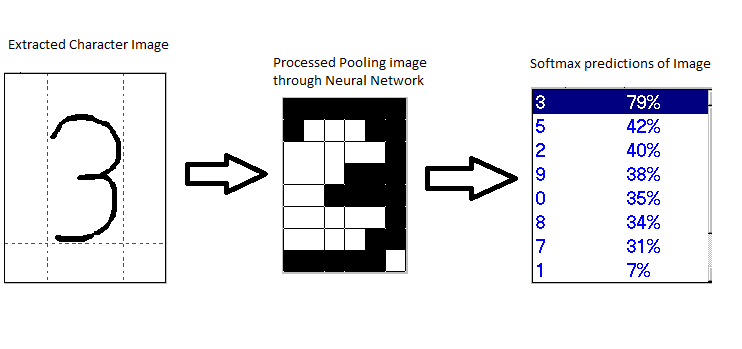
#> input picture Character Recognition.PNG, 742 x 349 px, given in place of sample.jpg, which was not available
$ jupyter execute --allow-errors 4_Simple_steps_in_Building_OCR1.ipynb   (shell and % lines are left out)   (older library calls are emulated)   (text cells are left out)
#> lines starting #> are read from the running program, lines starting #| are printed output that depends on the picture; after the words box and inside, x2 and y2 are one past the last pixel; in counts of white or black regions, pixels touching at a corner belong together; pictures that were not available may be replaced by others from this repository, and a replacement may not be noted
[cell 1]
import pandas as pd
import numpy as np
import PIL
import os
import json
import cv2
import os
import numpy as np
from collections import Counter
import shutil
import sklearn
import sklearn.metrics as metrics
import pytesseract
from matplotlib.pyplot import imshow

# Simple CNN model for CIFAR-10
import keras
from keras.layers import Dense,Dropout,Flatten, Activation,Conv1D,MaxPooling1D,LSTM,Embedding,Input,Conv2D
from keras.layers.convolutional import Conv2D,MaxPooling2D
from keras.constraints import maxnorm
from keras.optimizers import SGD
from keras.utils import np_utils
from keras.models import Model
from keras.preprocessing import sequence
from keras import backend as K

# import keras_metrics
K.set_image_data_format('channels_first')
#> (this line was passed over: keras is not available in this run)
# K.set_image_dim_ordering('th')
import tensorflow as tf
# Plot ad hoc CIFAR10 instances
from keras.datasets import cifar10
from matplotlib import pyplot
from scipy.misc import toimage


def as_keras_metric(method):
    import functools
    from keras import backend as K
    import tensorflow as tf
    @functools.wraps(method)
    def wrapper(self, args, **kwargs):
        """ Wrapper for turning tensorflow metrics into keras metrics """
        value, update_op = method(self, args, **kwargs)
        K.get_session().run(tf.local_variables_initializer())
        with tf.control_dependencies([update_op]):
            value = tf.identity(value)
        return value
    return wrapper

@as_keras_metric
def auc_pr(y_true, y_pred, curve='PR'):
    return tf.metrics.auc(y_true, y_pred, curve=curve)

# load data
#(X_train, y_train), (X_test, y_test) = cifar10.load_data()
from IPython.display import Image

[cell 2]
print("Stages of Optical Character Recognition")
Image(filename='OCR_Algorithm.PNG')

[cell 3]
pytesseract.pytesseract.tesseract_cmd = r"C:\Program Files\Tesseract-OCR\tesseract.exe"
file =  r'sample.jpg'
#file = r'output2/sample.jpg'
image = PIL.Image.open(file)
#> image is the input picture: PIL image 742x349 RGBA; mean R, G, B, A 230.9, 230.6, 234.1, 255
#> (the rest of this cell did not finish here and is left out)

[cell 4]
file =  r'sample.jpg'

im1 = cv2.imread(file, 0)
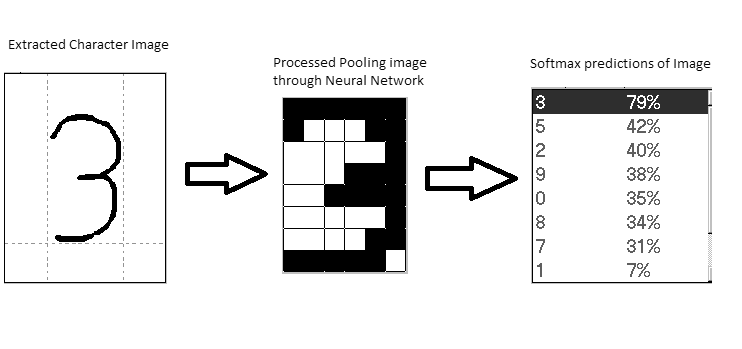
#> im1: shape (349, 742); min 0, max 255, mean 232.2
im = cv2.imread(file)

ret,thresh1 = cv2.threshold(im1,180,255,cv2.THRESH_BINARY_INV)
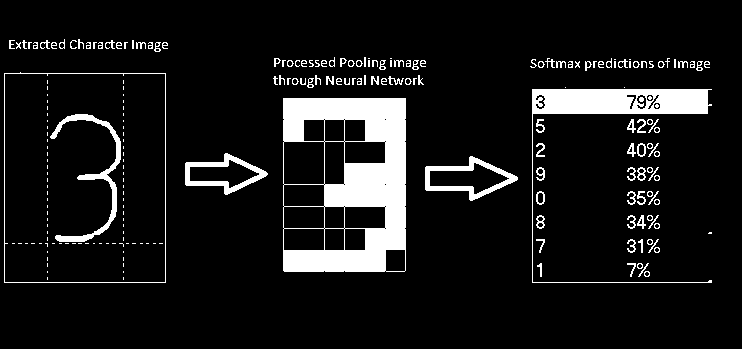
#> thresh1: shape (349, 742); 9.5% white; 224 white regions (111 under 20 px), largest, box (x1, y1, x2, y2) and area: (283, 98, 406, 272) 11838, (532, 89, 712, 283) 4490, (50, 114, 121, 242) 1344
kernel = np.ones((5,5),np.uint8)
dilated = cv2.dilate(thresh1,kernel,iterations = 2)
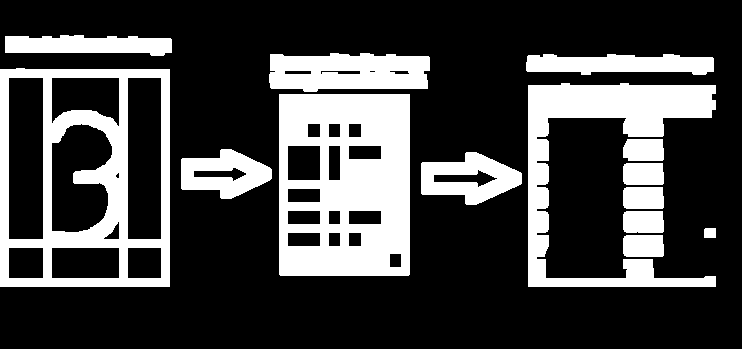
#> dilated: shape (349, 742); 26.1% white; 14 white regions
contours, hierarchy = cv2.findContours(dilated,cv2.RETR_TREE,cv2.CHAIN_APPROX_SIMPLE)
#> contours = 43 contours, 2 with area under 20; largest, box (x1, y1, x2, y2) and area: (0, 68, 170, 287) 36682, (279, 94, 410, 276) 23529, (528, 83, 716, 287) 11632, (8, 77, 44, 240) 5668, (127, 77, 162, 240) 5506
cordinates = []
for cnt in contours:
    x,y,w,h = cv2.boundingRect(cnt)
    cordinates.append((x,y,w,h))
    #bound the images
    cv2.rectangle(im,(x,y),(x+w,y+h),(0,255,0),1)
#> this loop made 43 passes
#> (x, y, w, h) on passes 1 to 12: (623, 235, 41, 22), (704, 228, 12, 10), (623, 211, 41, 22), (623, 187, 41, 22), (623, 163, 41, 22), (421, 152, 101, 53), (433, 169, 65, 19), (181, 149, 91, 50), (193, 167, 54, 15), (623, 139, 41, 22), (279, 94, 131, 182), (389, 253, 13, 15)
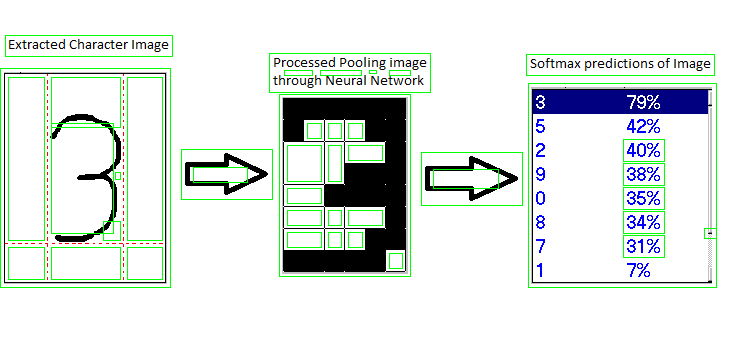
#> im: shape (349, 742, 3); mean B, G, R 226.3, 230.8, 223
#> after the loop, cordinates = 43 items, first 6: (623, 235, 41, 22), (704, 228, 12, 10), (623, 211, 41, 22), (623, 187, 41, 22), (623, 163, 41, 22), (421, 152, 101, 53)

# cv2.namedWindow('BindingBox', cv2.WINDOW_NORMAL)
cv2.imwrite('BindingBox4.jpg',im)

from IPython.display import Image
Image(filename='BindingBox4.jpg',width=800,height=400)

[cell 5]
import pickle

[cell 6]
# open a file, where you ant to store the data
file = open('Cordinates', 'wb')
# dump information to that file
pickle.dump(cordinates, file)
# close the file
file.close()

[cell 7]
file = r"sample.jpg"
im1 = cv2.imread(file,0)
im = cv2.imread(file)

ret,thresh1 = cv2.threshold(im1,180,278,cv2.THRESH_BINARY)
#> thresh1: shape (349, 742); 90.5% white; 224 black regions (111 under 20 px)
contours, hierarchy = cv2.findContours(thresh1,cv2.RETR_TREE,cv2.CHAIN_APPROX_SIMPLE)
#> contours = 328 contours, 167 with area under 20; largest, box (x1, y1, x2, y2) and area: (0, 0, 742, 349) 257868, (3, 71, 167, 284) 34392, (5, 74, 165, 282) 32902, (282, 97, 407, 273) 12091, (531, 88, 713, 284) 5321
for cnt in contours:
    x,y,w,h = cv2.boundingRect(cnt)
    cv2.rectangle(im,(x,y),(x+w,y+h),(0,255,0),1)
#> this loop made 328 passes
#> (x, y, w, h) on passes 2 to 4: (643, 270, 8, 8), (645, 272, 4, 4), (385, 270, 21, 3)
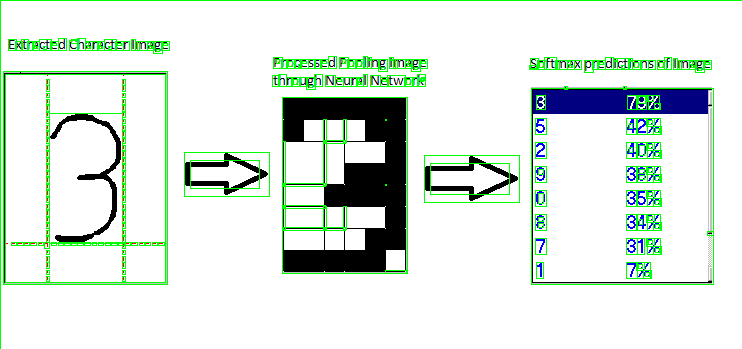
#> im: shape (349, 742, 3); mean B, G, R 223.1, 232.5, 220.1
i=0
for cnt in contours:
    x,y,w,h = cv2.boundingRect(cnt)
    if w>100 and h>100:
        #save individual images
        cv2.imwrite(str(i)+".jpg",thresh1[y:y+h,x:x+w])
        i=i+1
#> this loop made 328 passes
#> (cnt, x, y, w, h) on pass 1: ([[0, 0], [0, 348], [741, 348], [741, 0]], 0, 0, 742, 349)
#> (x, y, w, h) on passes 2 to 7: (643, 270, 8, 8), (645, 272, 4, 4), (385, 270, 21, 3), (637, 262, 13, 16), (636, 262, 8, 8), (638, 264, 4, 4)
#> after the loop, i = 5
# cv2.namedWindow('BindingBox', cv2.WINDOW_NORMAL)
cv2.imwrite('BindingBox3.jpg',im)
from IPython.display import Image
Image(filename='BindingBox3.jpg',width=800,height=400)

[cell 8]
# read the image and get the dimensions
img = cv2.imread(file)
h, w, _ = img.shape # assumes color image
#> h = 349; w = 742

# run tesseract, returning the bounding boxes
#> (the rest of this cell did not finish here and is left out)

[cell 9]
4# For each contour, find the bounding rectangle and draw it
count = 0
for component in zip(contours, hierarchy[0]):
    currentContour = component[0]
    currentHierarchy = component[1]
    x,y,w,h = cv2.boundingRect(currentContour)
    if currentHierarchy[3] <= 0:
        # these are the outermost parent components
        cv2.rectangle(im,(x,y),(x+w,y+h),(0,0,128),1)
        count = count + 1
        letter = im[y:y+h,x:x+w]
        # Create a folder of output to store each cropped letter image
        cv2.imwrite('output2/letters/l-{}.jpg'.format(count),letter)
#> this loop made 328 passes
#> (currentContour, currentHierarchy, x, y, w, h, count) on pass 1: ([[0, 0], [0, 348], [741, 348], [741, 0]], [-1, -1, 1, -1], 0, 0, 742, 349, 1)
#> (currentHierarchy, x, y, w, h, count) on pass 2: ([3, -1, 2, 0], 643, 270, 8, 8, 2)
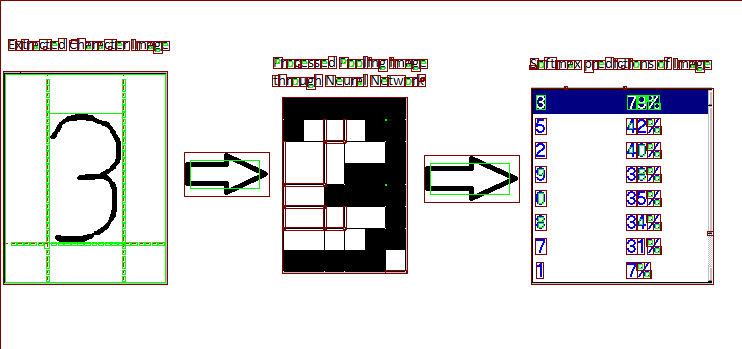
#> im: shape (349, 742, 3); 3.48% of pixels changed, all inside (x1, y1, x2, y2) = (0, 0, 742, 349)
#     elif currentHierarchy[2] < 0:
#         # these are the innermost child components
#         cv2.rectangle(img,(x,y),(x+w,y+h),(0,255,0),3)

# Finally show the image
cv2.imwrite('img.jpg',im)
print(count)
#| 172

$ run again, on OCR workflow.PNG
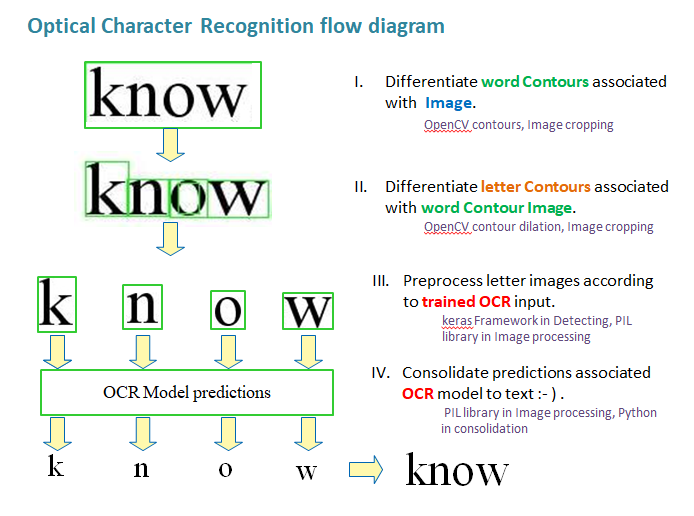
#> input picture OCR workflow.PNG, 694 x 516 px, given in place of sample.jpg, which was not available
#> image is the input picture: PIL image 694x516 RGBA; mean R, G, B, A 239.9, 242.7, 240, 255
#> dilated: shape (516, 694); 31.3% white; 23 white regions
#> `contours, hierarchy = cv2.findContours(dilated,cv2.RETR_TREE,cv2.CHAIN..`: contours = 71 contours, 16 with area under 20; largest, box (x1, y1, x2, y2) and area: (33, 272, 338, 480) 33736, (80, 57, 266, 166) 14717, (399, 270, 657, 348) 12612, (399, 362, 660, 437) 12032, (81, 157, 273, 260) 10528
#> the loop `for cnt in contours:` made 71 passes
#> (x, y, w, h) on passes 1 to 8: (292, 462, 29, 22), (215, 459, 21, 22), (130, 459, 23, 22), (345, 451, 42, 37), (353, 466, 23, 7), (402, 448, 111, 42), (438, 472, 3, 8), (461, 470, 5, 9)
#> after the loop `for cnt in contours:`: cordinates = 71 items, first 6: (292, 462, 29, 22), (215, 459, 21, 22), (130, 459, 23, 22), (345, 451, 42, 37), (353, 466, 23, 7), (402, 448, 111, 42)
#> `contours, hierarchy = cv2.findContours(thresh1,cv2.RETR_TREE,cv2.CHAIN..`: contours = 1043 contours, 639 with area under 20; largest, box (x1, y1, x2, y2) and area: (0, 0, 694, 516) 356895, (39, 365, 335, 417) 14194, (83, 60, 263, 157) 12479, (42, 371, 332, 414) 12138, (86, 63, 260, 127) 10899
#> the loop `for cnt in contours:` made 1043 passes
#> (x, y, w, h) on passes 2 to 4: (375, 478, 3, 4), (488, 476, 3, 4), (501, 474, 3, 5)
#> after the loop `for cnt in contours:`:
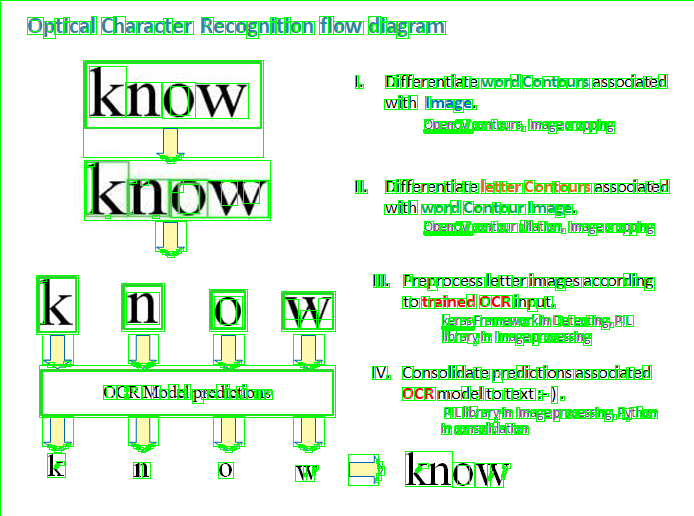
#> im: shape (516, 694, 3); mean B, G, R 222.4, 244.8, 221.9
#> the loop `for cnt in contours:` made 1043 passes
#> (cnt, x, y, w, h, i) on pass 1: ([[0, 0], [0, 515], [693, 515], [693, 0]], 0, 0, 694, 516, 1)
#> the loop `for component in zip(contours, hierarchy[0]):` made 1043 passes
#> component on pass 1: ([[0, 0], [0, 515], [693, 515], [693, 0]], [-1, -1, 1, -1])
#> after the loop `for component in zip(contours, hierarchy[0]):`:
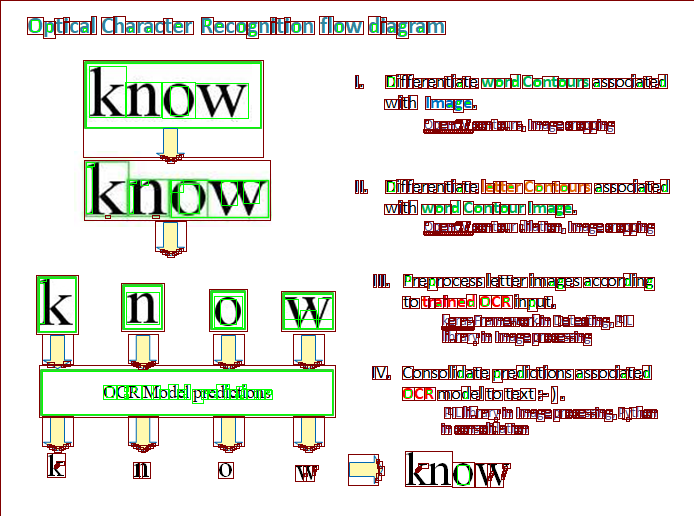
#> im: shape (516, 694, 3); 6.35% of pixels changed, all inside (x1, y1, x2, y2) = (0, 0, 694, 516)
#| 904
